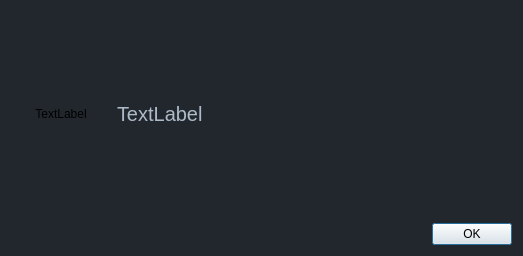
<?xml version="1.0" encoding="UTF-8"?>
<ui version="4.0">
 <class>InfoDialog</class>
 <widget class="QDialog" name="InfoDialog">
  <property name="geometry">
   <rect>
    <x>0</x>
    <y>0</y>
    <width>523</width>
    <height>256</height>
   </rect>
  </property>
  <property name="windowTitle">
   <string>Dialog</string>
  </property>
  <property name="styleSheet">
   <string notr="true">QDialog {background: #22272E;}</string>
  </property>
  <layout class="QVBoxLayout" name="verticalLayout">
   <item>
    <layout class="QHBoxLayout" name="horizontalLayout">
     <item>
      <widget class="QLabel" name="label">
       <property name="minimumSize">
        <size>
         <width>100</width>
         <height>100</height>
        </size>
       </property>
       <property name="maximumSize">
        <size>
         <width>100</width>
         <height>100</height>
        </size>
       </property>
       <property name="text">
        <string>TextLabel</string>
       </property>
       <property name="alignment">
        <set>Qt::AlignCenter</set>
       </property>
      </widget>
     </item>
     <item>
      <widget class="QLabel" name="label_2">
       <property name="styleSheet">
        <string notr="true">QLabel {color: #ADBAC7; font-size: 20px;}</string>
       </property>
       <property name="text">
        <string>TextLabel</string>
       </property>
       <property name="wordWrap">
        <bool>true</bool>
       </property>
      </widget>
     </item>
    </layout>
   </item>
   <item>
    <widget class="QDialogButtonBox" name="buttonBox">
     <property name="orientation">
      <enum>Qt::Horizontal</enum>
     </property>
     <property name="standardButtons">
      <set>QDialogButtonBox::Ok</set>
     </property>
    </widget>
   </item>
  </layout>
 </widget>
 <resources/>
 <connections>
  <connection>
   <sender>buttonBox</sender>
   <signal>accepted()</signal>
   <receiver>InfoDialog</receiver>
   <slot>accept()</slot>
   <hints>
    <hint type="sourcelabel">
     <x>248</x>
     <y>254</y>
    </hint>
    <hint type="destinationlabel">
     <x>157</x>
     <y>274</y>
    </hint>
   </hints>
  </connection>
  <connection>
   <sender>buttonBox</sender>
   <signal>rejected()</signal>
   <receiver>InfoDialog</receiver>
   <slot>reject()</slot>
   <hints>
    <hint type="sourcelabel">
     <x>316</x>
     <y>260</y>
    </hint>
    <hint type="destinationlabel">
     <x>286</x>
     <y>274</y>
    </hint>
   </hints>
  </connection>
 </connections>
</ui>
